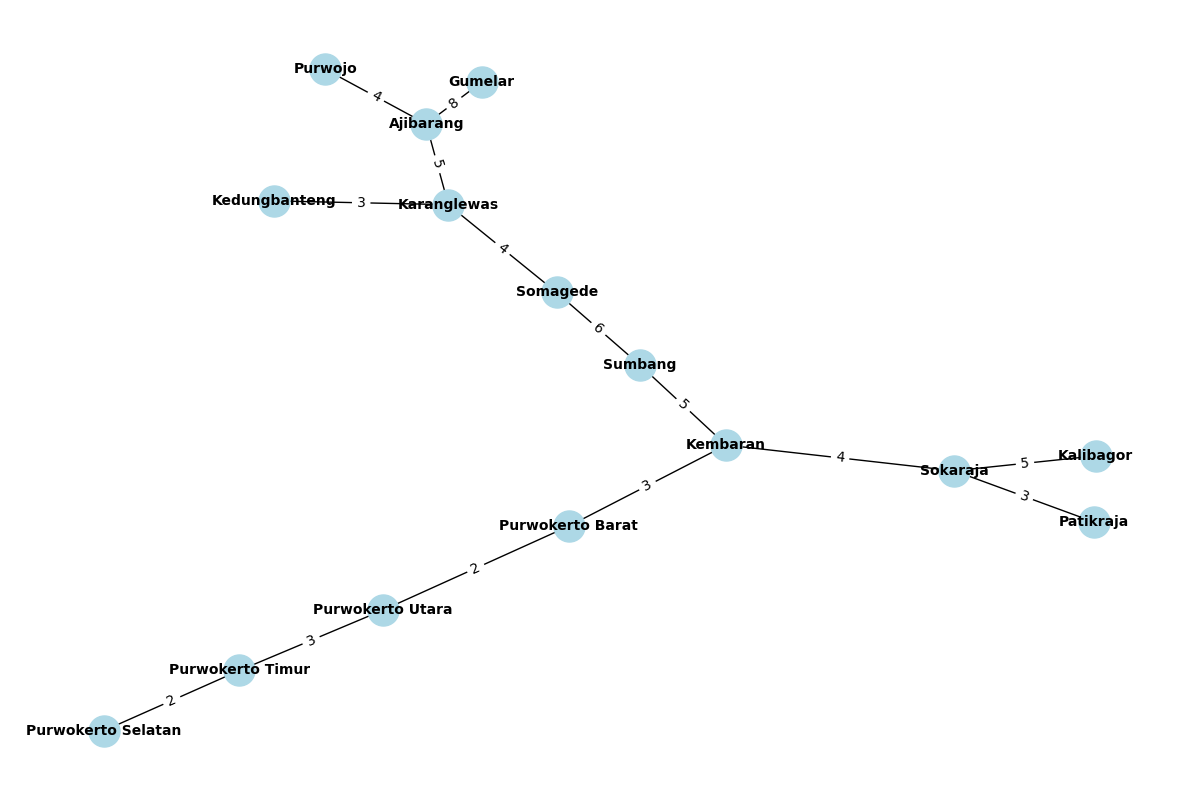

Reproduce this figure in Python.
import networkx as nx
import matplotlib.pyplot as plt
import numpy as np

# Data kecamatan dan jarak antar kecamatan (dari Tabel 1 laporan)
kecamatan = [
    "Purwokerto Selatan", "Purwokerto Utara", "Purwokerto Timur", "Purwokerto Barat",
    "Sokaraja", "Kalibagor", "Kembaran", "Sumbang", "Somagede", "Kedungbanteng",
    "Karanglewas", "Patikraja", "Purwojo", "Ajibarang", "Gumelar"
]

# Matriks jarak antar kecamatan (dalam km)
jarak = [
    [0, 3, 2, 4, 7, 12, 6, 10, 15, 20, 18, 8, 25, 22, 30],
    [3, 0, 3, 2, 5, 10, 4, 8, 13, 18, 16, 6, 23, 20, 28],
    [2, 3, 0, 3, 6, 11, 5, 9, 14, 19, 17, 7, 24, 21, 29],
    [4, 2, 3, 0, 4, 9, 3, 7, 12, 17, 15, 5, 22, 19, 27],
    [7, 5, 6, 4, 0, 5, 4, 6, 10, 15, 13, 3, 20, 17, 25],
    [12, 10, 11, 9, 5, 0, 8, 5, 8, 13, 11, 6, 18, 15, 23],
    [6, 4, 5, 3, 4, 8, 0, 5, 11, 16, 14, 4, 21, 18, 26],
    [10, 8, 9, 7, 6, 5, 5, 0, 6, 11, 9, 5, 16, 13, 21],
    [15, 13, 14, 12, 10, 8, 11, 6, 0, 5, 4, 8, 12, 9, 17],
    [20, 18, 19, 17, 15, 13, 16, 11, 5, 0, 3, 12, 10, 7, 15],
    [18, 16, 17, 15, 13, 11, 14, 9, 4, 3, 0, 10, 8, 5, 13],
    [8, 6, 7, 5, 3, 6, 4, 5, 8, 12, 10, 0, 17, 14, 22],
    [25, 23, 24, 22, 20, 18, 21, 16, 12, 10, 8, 17, 0, 4, 12],
    [22, 20, 21, 19, 17, 15, 18, 13, 9, 7, 5, 14, 4, 0, 8],
    [30, 28, 29, 27, 25, 23, 26, 21, 17, 15, 13, 22, 12, 8, 0]
]

# Fungsi untuk menghitung MST menggunakan Algoritma Prim
def prim_mst(kecamatan, jarak):
    n = len(kecamatan)
    G = nx.Graph()
    
    # Tambahkan simpul dan sisi ke graf
    for i in range(n):
        for j in range(i + 1, n):
            if jarak[i][j] > 0:  # Hanya tambahkan sisi dengan jarak > 0
                G.add_edge(kecamatan[i], kecamatan[j], weight=jarak[i][j])
    
    # Inisialisasi untuk Algoritma Prim
    visited = {kecamatan[0]}  # Mulai dari simpul pertama (Purwokerto Selatan)
    mst_edges = []
    total_weight = 0
    
    while len(visited) < n:
        min_weight = float('inf')
        min_edge = None
        
        # Cari sisi dengan bobot minimum yang menghubungkan simpul terkunjungi ke simpul belum terkunjungi
        for u in visited:
            for v in kecamatan:
                if v not in visited and G.has_edge(u, v):
                    weight = G[u][v]['weight']
                    if weight < min_weight:
                        min_weight = weight
                        min_edge = (u, v, weight)
        
        if min_edge:
            u, v, weight = min_edge
            mst_edges.append((u, v, weight))
            visited.add(v)
            total_weight += weight
    
    return mst_edges, total_weight

# Hitung MST
mst_edges, total_weight = prim_mst(kecamatan, jarak)

# Cetak hasil MST
print("Minimum Spanning Tree (MST) Edges:")
for u, v, weight in mst_edges:
    print(f"{u} - {v}: {weight} km")
print(f"Total jarak MST: {total_weight} km")

# Visualisasi MST
G_mst = nx.Graph()
for u, v, weight in mst_edges:
    G_mst.add_edge(u, v, weight=weight)

# Atur posisi simpul menggunakan layout spring
pos = nx.spring_layout(G_mst)

# Gambar graf MST
plt.figure(figsize=(12, 8))
nx.draw(G_mst, pos, with_labels=True, node_color='lightblue', node_size=500, font_size=10, font_weight='bold')
labels = nx.get_edge_attributes(G_mst, 'weight')
nx.draw_networkx_edge_labels(G_mst, pos, edge_labels=labels)
plt.title("Minimum Spanning Tree - Jaringan Jalan Antar Kecamatan di Kabupaten Banyumas", fontsize=12)
plt.savefig('mst_banyumas.png')
plt.show()